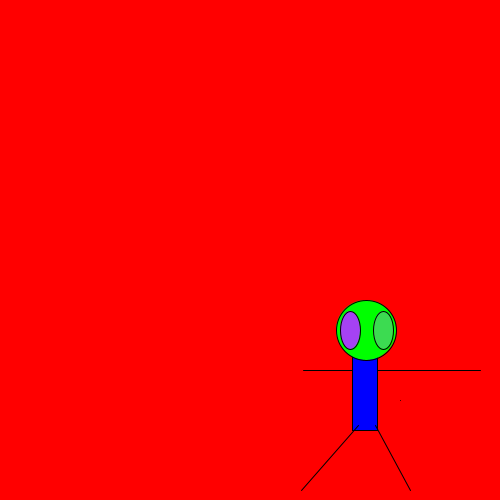
Frame 1 (no input)
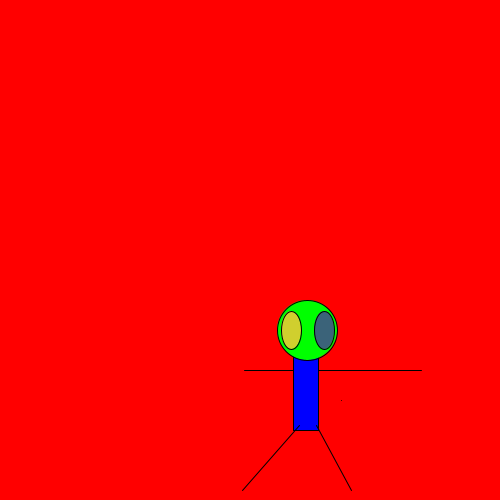
Frame 60 (the mouse pressed at the canvas centre just before this capture)
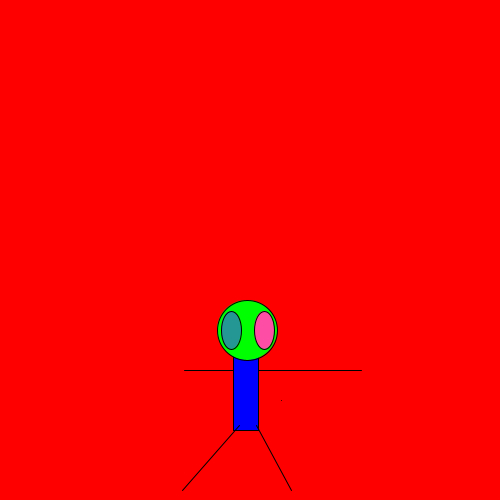
Frame 120 (the mouse held since frame 60 and released just before this capture)

The Processing sketch that drew these frames (run headless with seeded random() and noise(); from frame 60 on, the mouse is pressed at the canvas centre):

// Processing sketch: processing_67759
// ── processing_67759.pde

float eyeR;
float eyeG;
float eyeB;
float moveX = 100;
float moveY = 100;



void setup() {
  size(500, 500);
  smooth();
  
}
void draw() {
  background(255,0,0);
  translate(200, 200);
  point(moveX+100, moveY+100);
  line(moveX+180, moveY+70, moveX+3, moveY+70);
  rectMode(CENTER);
  fill(0, 0, 255);
  rect(moveX+65, moveY+90, 25, 80);
  fill(0, 255, 0);
  ellipseMode(CENTER);  
  ellipse(moveX+66, moveY+30, 60, 60);
  fill(283, 0, 200);
  //left eye
  //fill(mouseX, 0, mouseY);
  fill(random(0,256), random(0,256),random(0,256));
  ellipseMode(CENTER);
  ellipse(moveX+50, moveY+30, 20, 38);
  //right eye
  //fill(mouseX, 0, mouseY);
   fill(random(0,256), random(0,256),random(0,256));
  ellipseMode(CENTER);
  ellipse(moveX+83, moveY+30, 20, 38);
  line(moveX+58, moveY+125, moveX+1, moveY+190);
  line(moveX+75, moveY+125, moveX+110, moveY+190);
  moveX = moveX -1;
}
void mousePressed() {
  println("Take me to your leader!");
}
